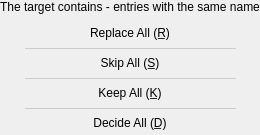
     <widget class="QWidget" name="ecsPage">
      <layout class="QVBoxLayout" name="verticalLayout_10">
       <property name="spacing">
        <number>0</number>
       </property>
       <property name="leftMargin">
        <number>0</number>
       </property>
       <property name="topMargin">
        <number>0</number>
       </property>
       <property name="rightMargin">
        <number>0</number>
       </property>
       <property name="bottomMargin">
        <number>0</number>
       </property>
       <item>
        <widget class="QWidget" name="ecsWgt" native="true">
         <property name="sizePolicy">
          <sizepolicy hsizetype="Preferred" vsizetype="Fixed">
           <horstretch>0</horstretch>
           <verstretch>0</verstretch>
          </sizepolicy>
         </property>
         <layout class="QVBoxLayout" name="verticalLayout_7">
          <property name="leftMargin">
           <number>0</number>
          </property>
          <property name="topMargin">
           <number>0</number>
          </property>
          <property name="rightMargin">
           <number>0</number>
          </property>
          <property name="bottomMargin">
           <number>0</number>
          </property>
          <item>
           <widget class="QWidget" name="widget_21" native="true">
            <layout class="QHBoxLayout" name="horizontalLayout_19">
             <property name="leftMargin">
              <number>0</number>
             </property>
             <property name="topMargin">
              <number>0</number>
             </property>
             <property name="rightMargin">
              <number>0</number>
             </property>
             <property name="bottomMargin">
              <number>0</number>
             </property>
             <item>
              <widget class="QLabel" name="ecsTipText">
               <property name="text">
                <string>The target contains - entries with the same name</string>
               </property>
              </widget>
             </item>
            </layout>
           </widget>
          </item>
          <item>
           <widget class="QWidget" name="widget_20" native="true">
            <layout class="QVBoxLayout" name="verticalLayout_8">
             <property name="spacing">
              <number>1</number>
             </property>
             <property name="leftMargin">
              <number>0</number>
             </property>
             <property name="topMargin">
              <number>0</number>
             </property>
             <property name="rightMargin">
              <number>0</number>
             </property>
             <property name="bottomMargin">
              <number>0</number>
             </property>
             <item>
              <widget class="QPushButton" name="replaceAllBtn">
               <property name="minimumSize">
                <size>
                 <width>0</width>
                 <height>25</height>
                </size>
               </property>
               <property name="font">
                <font>
                 <family>Segoe UI</family>
                 <stylestrategy>PreferAntialias</stylestrategy>
                </font>
               </property>
               <property name="styleSheet">
                <string notr="true">QPushButton
{
	background: palette(button);
    border: 2px solid transparent;
}

QPushButton:default
{
	background: rgba(0, 100, 180, 96);
    color: rgb(0, 0, 0);
}

QPushButton:hover
{
    border: 2px solid rgba(0, 100, 180, 128);
}

QPushButton:pressed
{
    border: 2px solid transparent;
	background: rgba(0, 100, 180, 56);
}</string>
               </property>
               <property name="text">
                <string>Replace All (R̲)</string>
               </property>
               <property name="icon">
                <iconset resource="../easylink.qrc">
                 <normaloff>:/resources/icon/replace.ico</normaloff>:/resources/icon/replace.ico</iconset>
               </property>
               <property name="shortcut">
                <string>R</string>
               </property>
              </widget>
             </item>
             <item>
              <widget class="Line" name="line_2">
               <property name="styleSheet">
                <string notr="true">margin: 25px;
color: rgb(204, 204, 204);</string>
               </property>
               <property name="frameShadow">
                <enum>QFrame::Plain</enum>
               </property>
               <property name="orientation">
                <enum>Qt::Horizontal</enum>
               </property>
              </widget>
             </item>
             <item>
              <widget class="QPushButton" name="skipAllBtn">
               <property name="minimumSize">
                <size>
                 <width>0</width>
                 <height>25</height>
                </size>
               </property>
               <property name="font">
                <font>
                 <family>Segoe UI</family>
                 <stylestrategy>PreferAntialias</stylestrategy>
                </font>
               </property>
               <property name="styleSheet">
                <string notr="true">QPushButton
{
	background: palette(button);
    border: 2px solid transparent;
}

QPushButton:default
{
	background: rgba(0, 100, 180, 96);
    color: rgb(0, 0, 0);
}

QPushButton:hover
{
    border: 2px solid rgba(0, 100, 180, 128);
}

QPushButton:pressed
{
    border: 2px solid transparent;
	background: rgba(0, 100, 180, 56);
}</string>
               </property>
               <property name="text">
                <string>Skip All (S̲)</string>
               </property>
               <property name="icon">
                <iconset resource="../easylink.qrc">
                 <normaloff>:/resources/icon/skip.ico</normaloff>:/resources/icon/skip.ico</iconset>
               </property>
               <property name="shortcut">
                <string>S</string>
               </property>
              </widget>
             </item>
             <item>
              <widget class="Line" name="line_3">
               <property name="styleSheet">
                <string notr="true">margin: 25px;
color: rgb(204, 204, 204);</string>
               </property>
               <property name="frameShadow">
                <enum>QFrame::Plain</enum>
               </property>
               <property name="orientation">
                <enum>Qt::Horizontal</enum>
               </property>
              </widget>
             </item>
             <item>
              <widget class="QPushButton" name="keepAllBtn">
               <property name="minimumSize">
                <size>
                 <width>0</width>
                 <height>25</height>
                </size>
               </property>
               <property name="font">
                <font>
                 <family>Segoe UI</family>
                 <stylestrategy>PreferAntialias</stylestrategy>
                </font>
               </property>
               <property name="styleSheet">
                <string notr="true">QPushButton
{
	background: palette(button);
    border: 2px solid transparent;
}

QPushButton:default
{
	background: rgba(0, 100, 180, 96);
    color: rgb(0, 0, 0);
}

QPushButton:hover
{
    border: 2px solid rgba(0, 100, 180, 128);
}

QPushButton:pressed
{
    border: 2px solid transparent;
	background: rgba(0, 100, 180, 56);
}</string>
               </property>
               <property name="text">
                <string>Keep All (K̲)</string>
               </property>
               <property name="icon">
                <iconset resource="../easylink.qrc">
                 <normaloff>:/resources/icon/keep.ico</normaloff>:/resources/icon/keep.ico</iconset>
               </property>
               <property name="shortcut">
                <string>K</string>
               </property>
              </widget>
             </item>
             <item>
              <widget class="Line" name="line_4">
               <property name="styleSheet">
                <string notr="true">margin: 25px;
color: rgb(204, 204, 204);</string>
               </property>
               <property name="frameShadow">
                <enum>QFrame::Plain</enum>
               </property>
               <property name="orientation">
                <enum>Qt::Horizontal</enum>
               </property>
              </widget>
             </item>
             <item>
              <widget class="QPushButton" name="decideAllBtn">
               <property name="minimumSize">
                <size>
                 <width>0</width>
                 <height>25</height>
                </size>
               </property>
               <property name="font">
                <font>
                 <family>Segoe UI</family>
                 <stylestrategy>PreferAntialias</stylestrategy>
                </font>
               </property>
               <property name="styleSheet">
                <string notr="true">QPushButton
{
	background: palette(button);
    border: 2px solid transparent;
}

QPushButton:default
{
	background: rgba(0, 100, 180, 96);
    color: rgb(0, 0, 0);
}

QPushButton:hover
{
    border: 2px solid rgba(0, 100, 180, 128);
}

QPushButton:pressed
{
    border: 2px solid transparent;
	background: rgba(0, 100, 180, 56);
}</string>
               </property>
               <property name="text">
                <string>Decide All (D̲)</string>
               </property>
               <property name="icon">
                <iconset resource="../easylink.qrc">
                 <normaloff>:/resources/icon/decide.ico</normaloff>:/resources/icon/decide.ico</iconset>
               </property>
               <property name="shortcut">
                <string>D</string>
               </property>
              </widget>
             </item>
            </layout>
           </widget>
          </item>
         </layout>
        </widget>
       </item>
      </layout>
     </widget>
